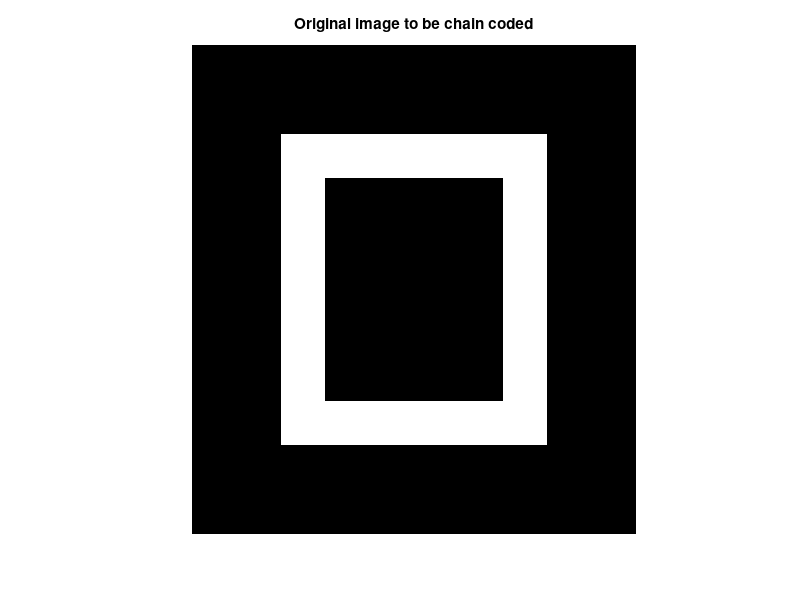
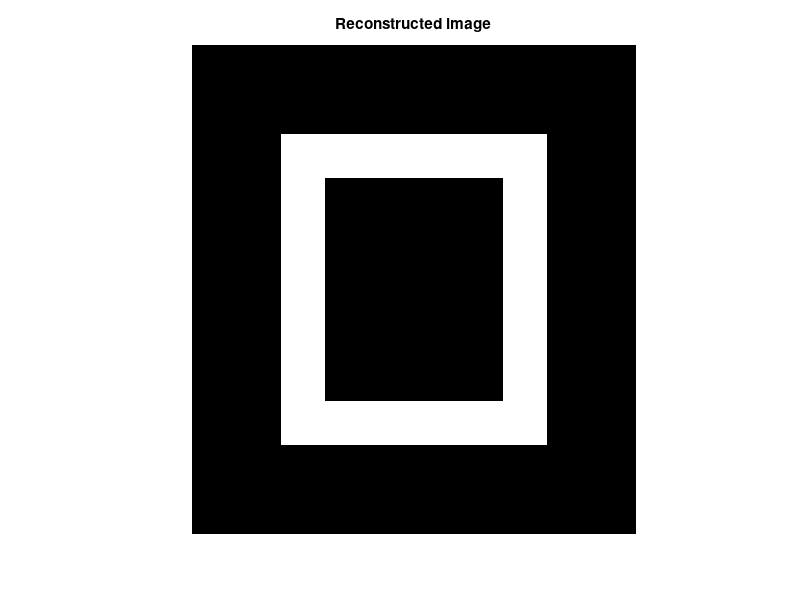

Source code (MATLAB) for these figures, in order:
clc;
clear;
I=[zeros(2,10);zeros(1,2),ones(1,6),zeros(1,2);zeros(5,2),ones(5,1),zeros(5,4),ones(5,1),zeros(5,2);zeros(1,2),ones(1,6),zeros(1,2);zeros(2,10)];
figure(1); 
imshow(I); 
title('Original image to be chain coded');
s=sum(sum(I));
[m,n]=size(I);
p=m*n;

x=0;
y=0;
flag=1;
for i=1:m
    for j=1:n
        if I(i,j)==1
            x=i;
            y=j;       
            flag=0;
            break;
        end
    end
   if (flag==0)
       break;
   end
end
x;
y;
k=1;

z=zeros(1,s);
d=1;
 a=x;
 b=y;
 flag1=0;
while(flag1==0)
        if (I(a,b)==1)
            if(I(a,b+1)==1)
                I(a,b)=0;
                z(d)=0;
            d=d+1;
            b=b+1;
           
            I(x,y)=1;
            elseif (I(a-1,b+1)==1)
                I(a,b)=0;
                z(d)=1;
                d=d+1;
                a=a-1;
                b=b+1;
           
            elseif (I(a-1,b)==1)
                I(a,b)=0;
                z(d)=2;
                d=d+1;
                a=a-1;
                           
           elseif I(a,b-1)==1
                I(a,b)=0;
                z(d)=4;
                d=d+1;
                b=b-1;
            elseif I(a-1,b-1)==1
                I(a,b)=0;
                z(d)=3;
                d=d+1;
                a=a-1;b=b-1;
            
           elseif (I(a+1,b)==1)
                I(a,b)=0;
                z(d)=6;
                d=d+1;
                a=a+1;
            
            
             elseif I(a+1,b-1)==1
                I(a,b)=0;
                z(d)=5;
                d=d+1;
                a=a+1;
                b=b-1;

            else (I(a+1,b+1)==1)
               I(a,b)=0;
                z(d)=7;
               d=d+1;
               a=a+1;
               b=b+1; 
            end      
        end
        if (a==x && b==y)
            flag1=1;
        end
end
 
      % reconstruction:
    
    Rimg=zeros(11,10);
    k=x;
    l=y;
    Rimg(x,y)=1;
    [s,t]=size(z);
    i=1;
    while(i<t)
        if z(i)==0
    Rimg(k,l+1)=1;
    l=l+1;
        
        elseif z(i)==2
    Rimg(k-1,l)=1;
    k=k-1;
        elseif z(i)==4
            Rimg(k,l-1)=1;
            l=l-1;
        elseif z(i)==6
            Rimg(k+1,l)=1;
            k=k+1;
        elseif z(i)==5
            Rimg(k+1,l-1)=1;
            k=k+1;
            l=l-1;
        end
      i=i+1;
    end
    figure(2);
    imshow(Rimg);
    title('Reconstructed image');